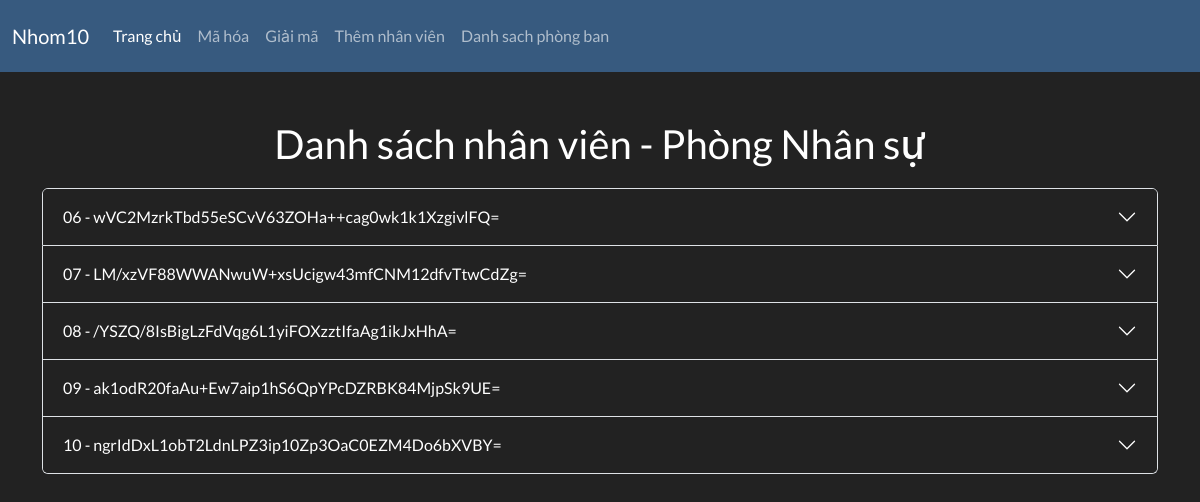
The app's page /department/1/employees/ with its own data.
### records/models.py (models this page shows, shortened)
class Department(models.Model):
    department_code = models.CharField(max_length=20, unique=True, null=False)
    name = models.CharField(max_length=100, null=False)
    created_at = models.DateTimeField(auto_now_add=True)
    updated_at = models.DateTimeField(auto_now=True)

class Employee(models.Model):
    employee_code = models.CharField(max_length=20, unique=True, null=False)
    name = models.CharField(max_length=100, null=False)
    birth_date = birth_date = models.CharField(max_length=20, null=False)
    address = models.TextField(blank=True, null=True)
    phone_number = models.CharField(max_length=15, blank=True, null=True)
    position = models.CharField(max_length=100, blank=True, null=True)
    department = models.ForeignKey(Department, on_delete=models.SET_NULL, null=True, related_name='employees')
    created_at = models.DateTimeField(auto_now_add=True)
    updated_at = models.DateTimeField(auto_now=True)

### records/views.py (the view)
# urls.py: path('department/<int:department_id>/employees/', views.employee_list, name='employee_list'),
def employee_list(request, department_id):
    department = get_object_or_404(Department, id=department_id)
    employees = Employee.objects.filter(department=department)
    context = {
        'department': department,
        'employees': employees,
    }
    return render(request, 'records/employee_list.html', context)

### records/templates/records/employee_list.html (shortened to what this page needs)
{% extends "records/home.html" %}
{% block content %}
<h2 style="margin-top: 20px; margin-bottom: 20px; text-align: center;">
    Danh sách nhân viên - {{ department.name }}
</h2>
{% if employees %}
<div class="accordion" id="accordionExample" style="width: 100%; max-width: 1200px; margin: 0 auto; overflow-x: hidden;">
    {% for employee in employees %}
    <div class="accordion-item">
        <h2 class="accordion-header" id="heading{{ forloop.counter }}">
            <button class="accordion-button collapsed btn btn-outline-success" type="button" data-bs-toggle="collapse" data-bs-target="#collapse{{ forloop.counter }}" aria-expanded="false" aria-controls="collapse{{ forloop.counter }}">
                {{ employee.employee_code }} - {{ employee.name }}
            </button>
        </h2>
    </div>
    {% endfor %}
</div>
{% else %}
<p class="text-center mt-5  text-warning">Không có nhân viên nào trong phòng ban này.</p>
{% endif %}
{% endblock %}

### records on screen
Department: name "Phòng Nhân sự"
Employee: employee_code "06", name "wVC2MzrkTbd55eSCvV63ZOHa++cag0wk1k1XzgivlFQ="
Employee: employee_code "07", name "LM/xzVF88WWANwuW+xsUcigw43mfCNM12dfvTtwCdZg="
Employee: employee_code "08", name "/YSZQ/8IsBigLzFdVqg6L1yiFOXzztIfaAg1ikJxHhA="
Employee: employee_code "09", name "ak1odR20faAu+Ew7aip1hS6QpYPcDZRBK84MjpSk9UE="
Employee: employee_code "10", name "ngrIdDxL1obT2LdnLPZ3ip10Zp3OaC0EZM4Do6bXVBY="
